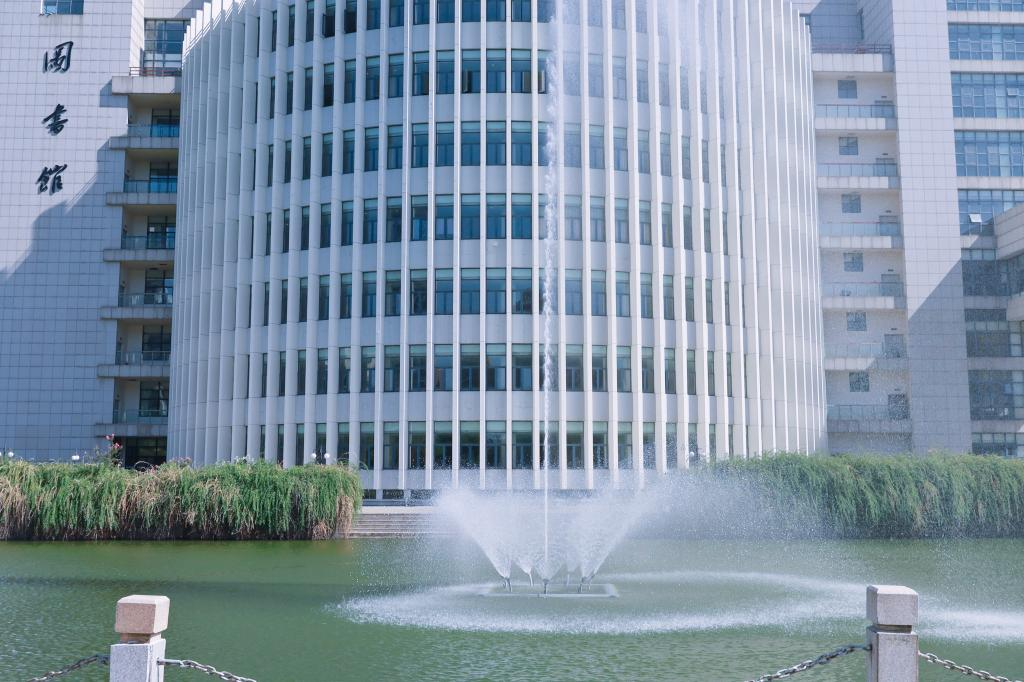
#> input picture img/imgae1.jpg, 1024 x 682 px
$ python main.py
#> lines starting #> are read from the running program, lines starting #| are printed output that depends on the picture
import cv2 as cv
import numpy as np
import matplotlib.pyplot as plt

# 读取灰度图像
image = cv.imread('../img/imgae1.jpg', cv.IMREAD_GRAYSCALE)  # 替换为你的图像路径
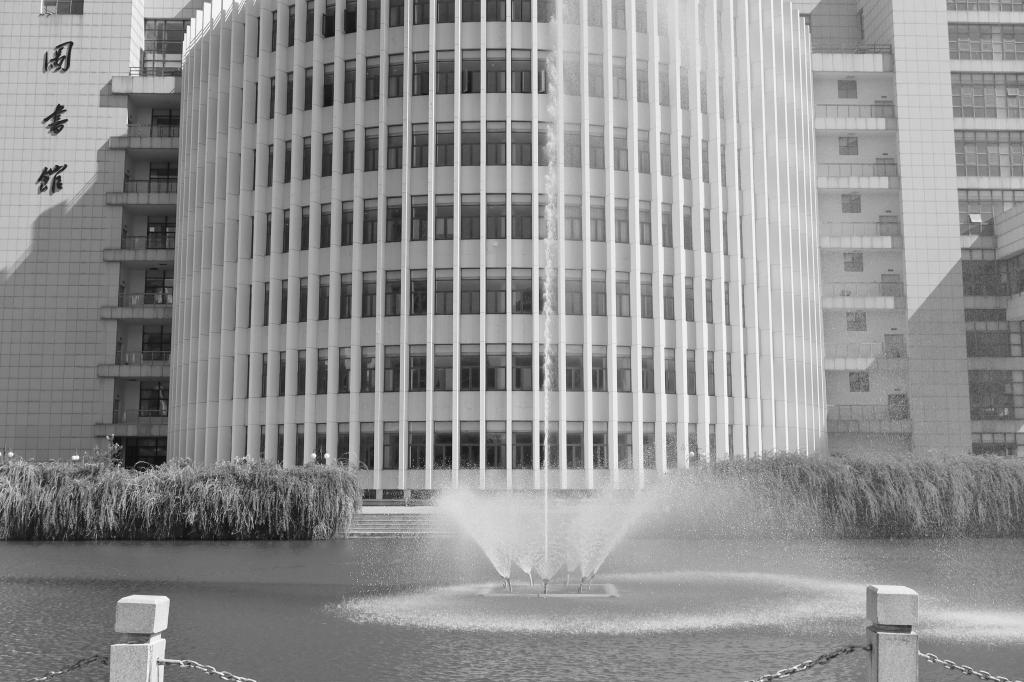
#> image: shape (682, 1024); min 0, max 255, mean 145.3

# 应用高斯滤波，减少噪声
blurred_image = cv.GaussianBlur(image, (5, 5), 0)

# 应用Canny边缘检测
edges = cv.Canny(blurred_image, 50, 150, apertureSize=3)
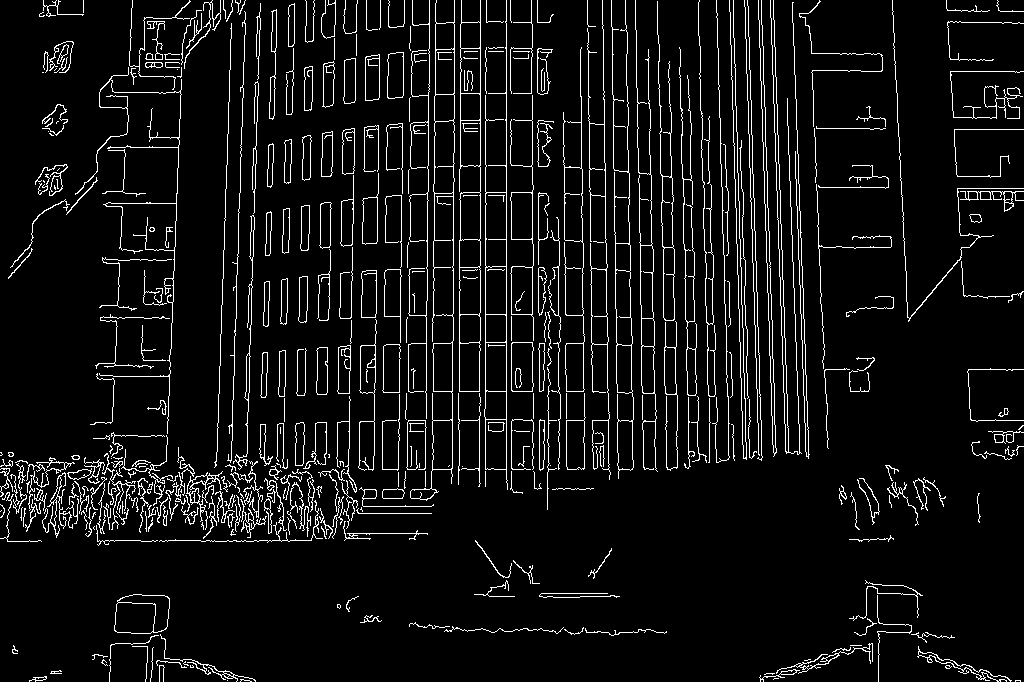
#> edges: shape (682, 1024); 6.7% white in thin lines or dots

# 使用Hough Line Transform检测直线
# 参数解释：
# edges: 边缘检测后的图像
# rho: 极坐标的距离分辨率（像素级）
# theta: 极坐标的角度分辨率（弧度）
# threshold: 最小投票数（直线被检测的阈值）
lines = cv.HoughLines(edges, rho=1, theta=np.pi / 180, threshold=170)
#> lines = 51 rows, first 8: [506, 0], [232, 0.0349], [485, 0], [-635, 3.12], [-757, 3.11], [480, 0], [-760, 3.11], [246, 0.0349]

# 在原图上绘制检测到的直线
output = cv.cvtColor(image, cv.COLOR_GRAY2BGR)  # 转换为BGR图像便于绘制彩色直线
if lines is not None:
    for line in lines:
        rho, theta = line[0]
        a = np.cos(theta)
        b = np.sin(theta)
        x0 = a * rho
        y0 = b * rho
        x1 = int(x0 + 1000 * (-b))
        y1 = int(y0 + 1000 * a)
        x2 = int(x0 - 1000 * (-b))
        y2 = int(y0 - 1000 * a)
        cv.line(output, (x1, y1), (x2, y2), (55, 100, 195), 2)
#> this loop made 51 passes
#> (rho, theta, a, b, x0, y0, x1, y1) on passes 1 to 12: (506, 0, 1, 0, 506, 0, 506, 1000), (232, 0.0349, 0.999, 0.0349, 231.9, 8.1, 196, 1007), (485, 0, 1, 0, 485, 0, 485, 1000), (-635, 3.12, -1, 0.0175, 634.9, -11.08, 617, -1010), (-757, 3.11, -0.999, 0.0349, 756.5, -26.42, 721, -1025), (480, 0, 1, 0, 480, 0, 480, 1000), (-760, 3.11, -0.999, 0.0349, 759.5, -26.52, 724, -1025), (246, 0.0349, 0.999, 0.0349, 245.9, 8.59, 210, 1007), (-792, 3.11, -0.999, 0.0349, 791.5, -27.64, 756, -1027), (-772, 3.11, -0.999, 0.0349, 771.5, -26.94, 736, -1026), (356, 0.0175, 1, 0.0175, 355.9, 6.21, 338, 1006), (532, 0, 1, 0, 532, 0, 532, 1000)
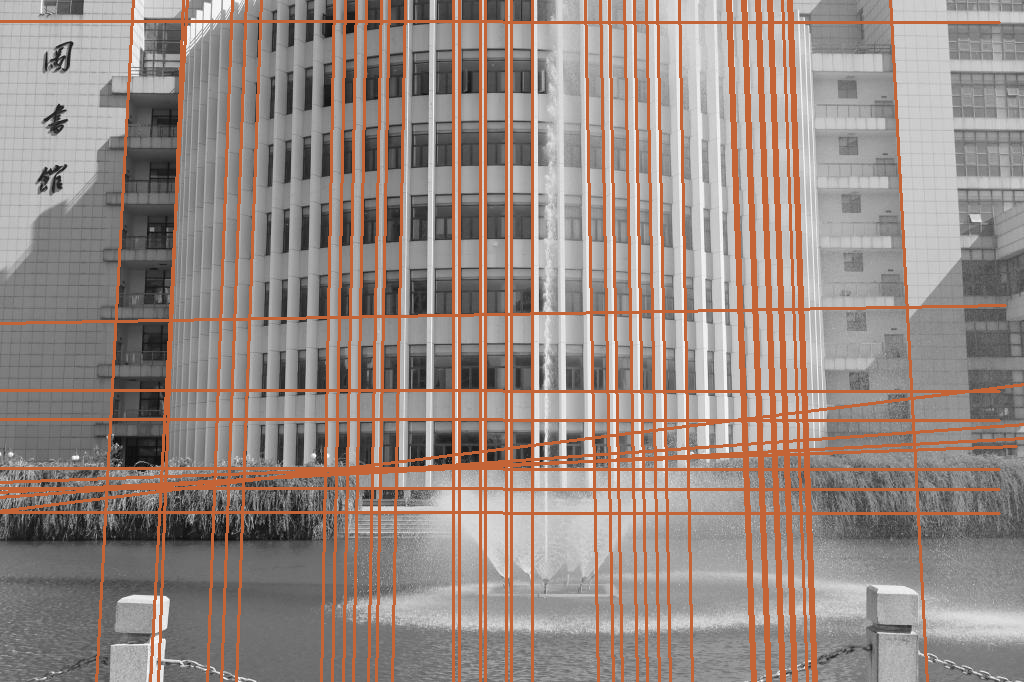
#> output: shape (682, 1024, 3); mean B, G, R 129.8, 136.8, 151.6

# 显示结果
plt.figure(figsize=(10, 6))
plt.subplot(1, 2, 1)
plt.imshow(edges, cmap='gray')
plt.title('Canny Edges')
plt.axis('off')

plt.subplot(1, 2, 2)
plt.imshow(cv.cvtColor(output, cv.COLOR_BGR2RGB))
plt.title('Hough Line Transform')
plt.axis('off')

plt.tight_layout()
plt.savefig('../result/S/res.jpg', bbox_inches='tight', pad_inches=0)
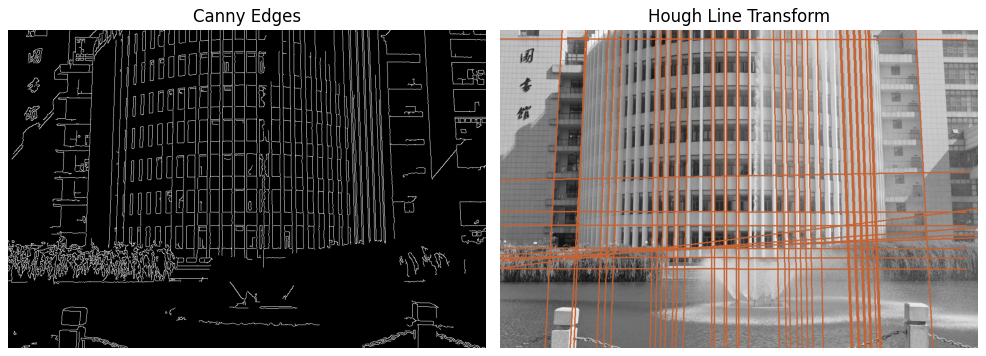
#> figure drawn by matplotlib, 2 panels
plt.show()

$ run again, with img/face1.jpg copied over img/imgae1.jpg
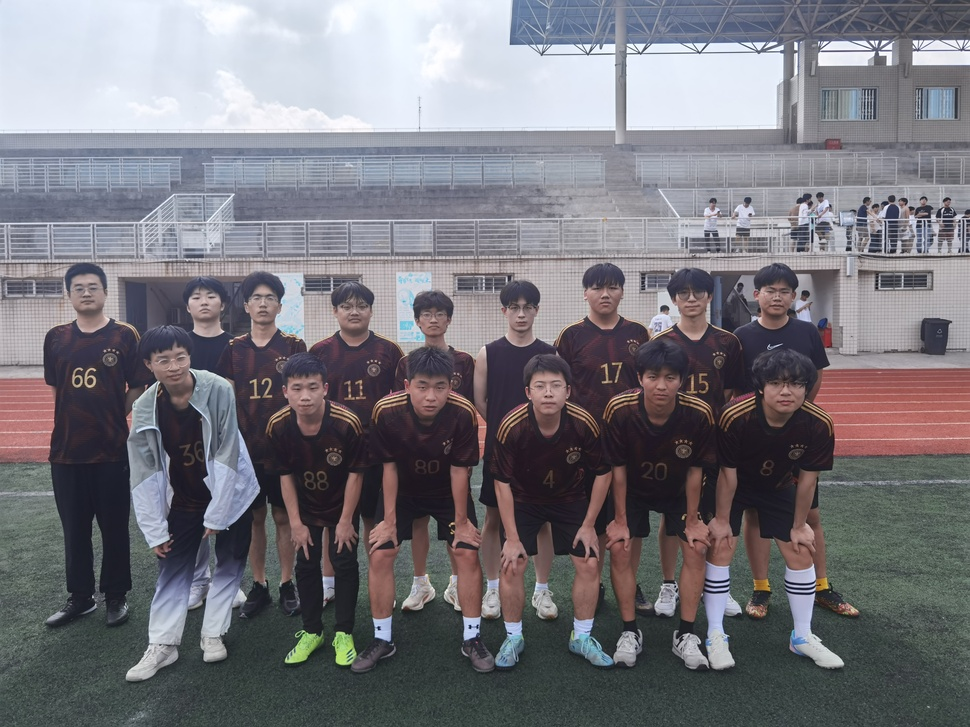
#> input picture img/face1.jpg, 970 x 727 px, shrunk from 4096 x 3072 before the run
#> `edges = cv.Canny(blurred_image, 50, 150, apertureSize=3)`:
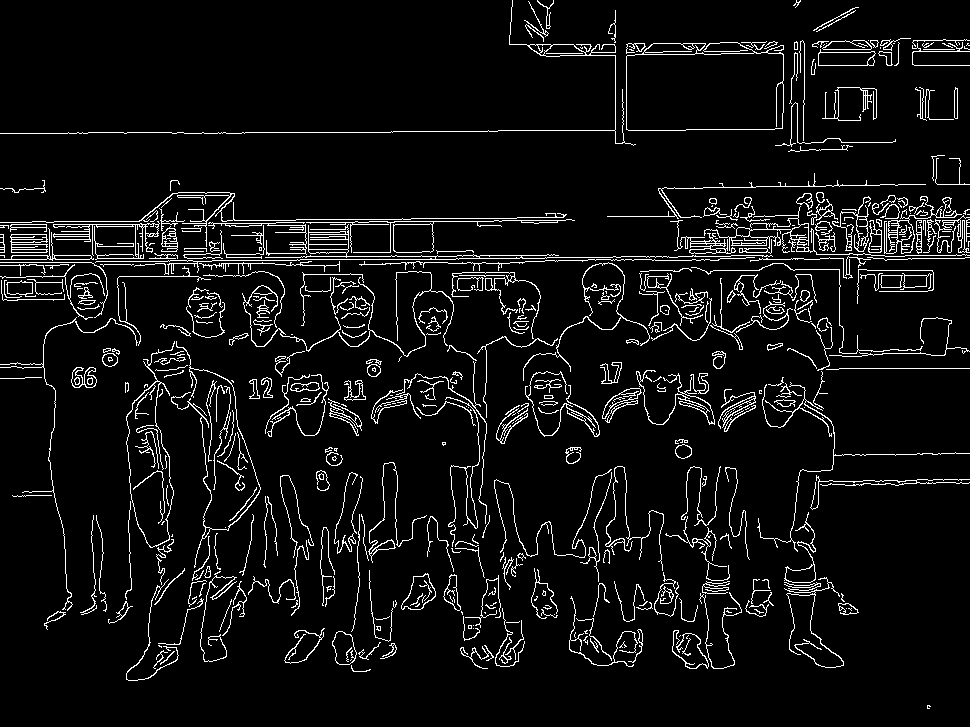
#> edges: shape (727, 970); 6.3% white in thin lines or dots
#> lines = 106 rows, first 8: [259, 1.57], [227, 1.55], [221, 1.57], [255, 1.57], [224, 1.57], [229, 1.55], [267, 1.55], [265, 1.55]
#> the loop `for line in lines:` made 106 passes
#> (rho, theta, a, b, x0, y0, x1, y1) on passes 1 to 8: (259, 1.57, -4.37e-08, 1, -1.13e-05, 259, -1000, 258), (227, 1.55, 0.0175, 1, 3.96, 227, -995, 244), (221, 1.57, -4.37e-08, 1, -9.66e-06, 221, -1000, 220), (255, 1.57, -4.37e-08, 1, -1.11e-05, 255, -1000, 254), (224, 1.57, -4.37e-08, 1, -9.79e-06, 224, -1000, 223), (229, 1.55, 0.0175, 1, 4, 229, -995, 246), (267, 1.55, 0.0175, 1, 4.66, 267, -995, 284), (265, 1.55, 0.0175, 1, 4.62, 265, -995, 282)
#> `plt.savefig('../result/S/res.jpg', bbox_inches='tight', pad_inches=0)`:
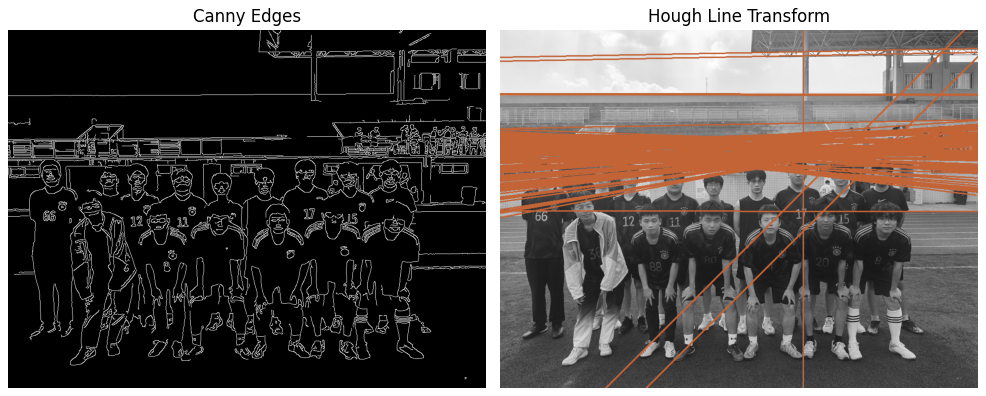
#> figure drawn by matplotlib, 2 panels

$ run again, with img/1.png saved as img/imgae1.jpg
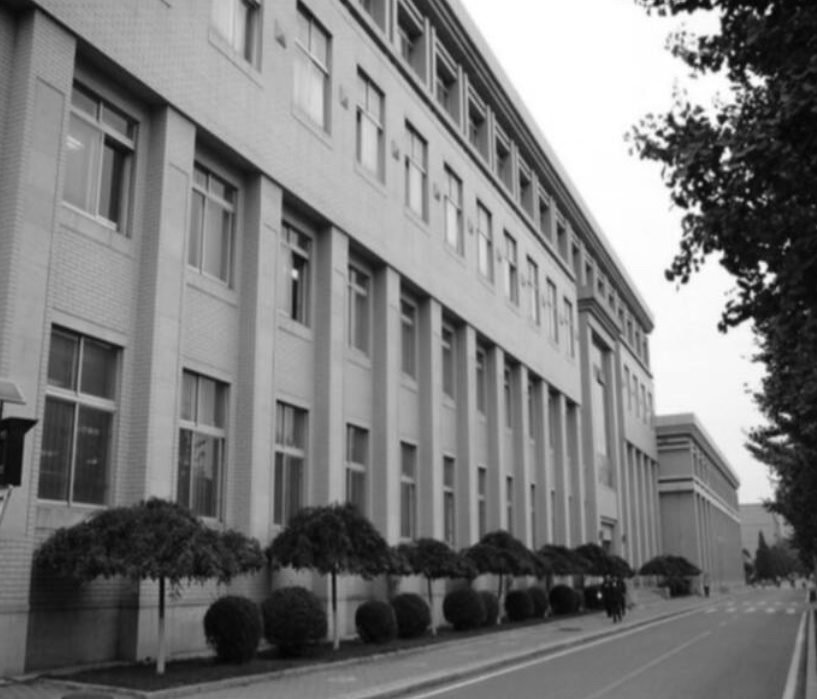
#> input picture img/1.png, 817 x 699 px
#> image is the input picture: shape (699, 817); min 3, max 255, mean 123.3
#> `edges = cv.Canny(blurred_image, 50, 150, apertureSize=3)`:
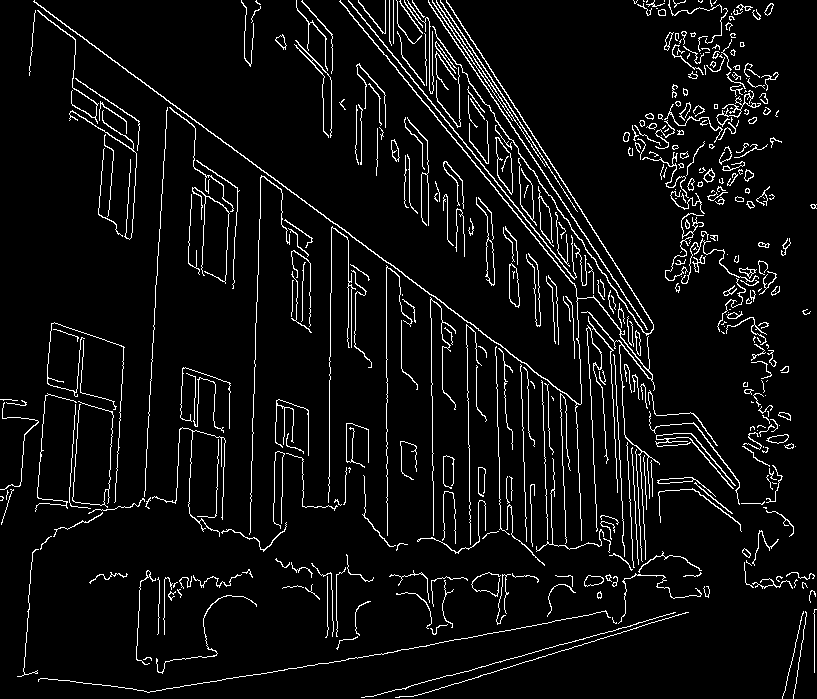
#> edges: shape (699, 817); 5.9% white in thin lines or dots
#> lines = 36 rows, first 8: [-271, 2.46], [-259, 2.44], [23, 2.16], [-337, 2.53], [-354, 2.55], [267, 0.0349], [170, 0.0524], [-16, 2.2]
#> the loop `for line in lines:` made 36 passes
#> (rho, theta, a, b, x0, y0, x1, y1) on passes 1 to 8: (-271, 2.46, -0.777, 0.629, 210.6, -170.5, -418, -947), (-259, 2.44, -0.766, 0.643, 198.4, -166.5, -444, -932), (23, 2.16, -0.559, 0.829, -12.86, 19.07, -841, -540), (-337, 2.53, -0.819, 0.574, 276.1, -193.3, -297, -1012), (-354, 2.55, -0.829, 0.559, 293.5, -198, -265, -1026), (267, 0.0349, 0.999, 0.0349, 266.8, 9.32, 231, 1008), (170, 0.0524, 0.999, 0.0523, 169.8, 8.9, 117, 1007), (-16, 2.2, -0.588, 0.809, 9.4, -12.94, -799, -600)
#> `plt.savefig('../result/S/res.jpg', bbox_inches='tight', pad_inches=0)`:
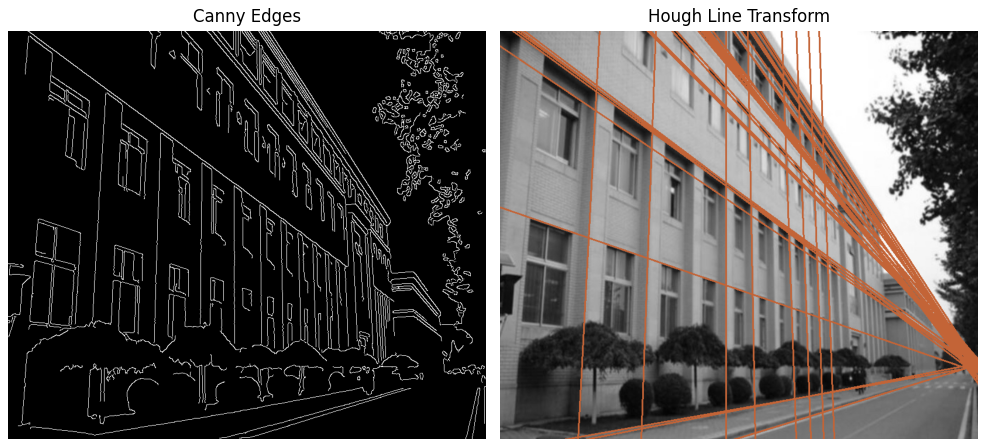
#> figure drawn by matplotlib, 2 panels
